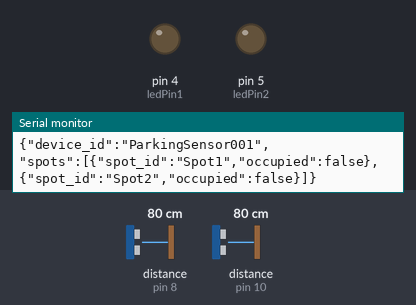
Bench run of a sketch on a simulated Arduino Uno, built with avr-gcc and run on an emulated ATmega328P. Parts: output pins drawn as LEDs (lit = HIGH), the last lines printed to the serial monitor. Wiring (inferred from the names in the program): 2 × ultrasonic range finder: trigger pin 7, echo pin 8 / trigger pin 9, echo pin 10. The test bench sets the inputs (shaded band); at power-on: distance to the obstacle (sensors on pin 8, pin 10) 80 cm. The echo pulse lasts 58.3 µs per cm; pins used as bus, display or sensor lines are not drawn.

Above: at 1.8 s.
1.9 s: distance to the obstacle (sensor on pin 8) set to 12 cm
3.4 s: distance to the obstacle (sensor on pin 8) set to 9 cm
At 4.6 s:
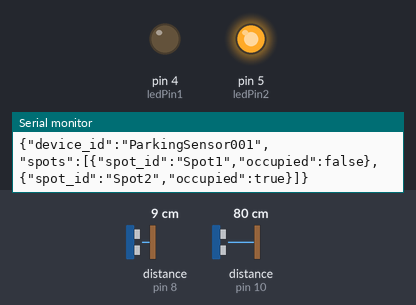
5.8 s: distance to the obstacle (sensor on pin 10) set to 12 cm
7.6 s: distance to the obstacle (sensor on pin 10) set to 9 cm
At 9.7 s:
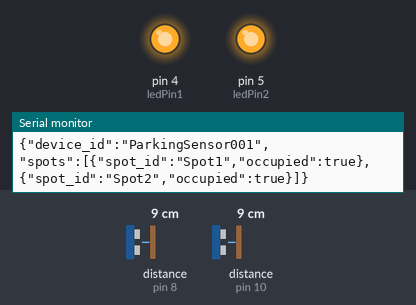
10.0 s: distance to the obstacle (sensor on pin 8) set to 18 cm
At 11.0 s:
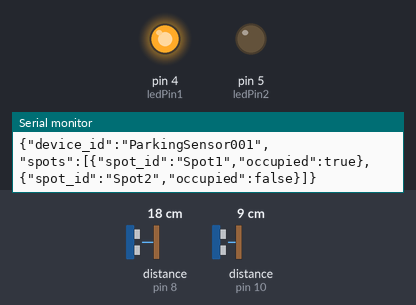
12.2 s: distance to the obstacle (sensor on pin 8) set to 2 cm
At 13.4 s:
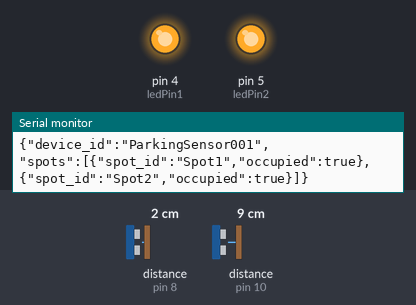
Timing chart, 0 to 15.2 s (numbered marks = the images above; inputs shaded):
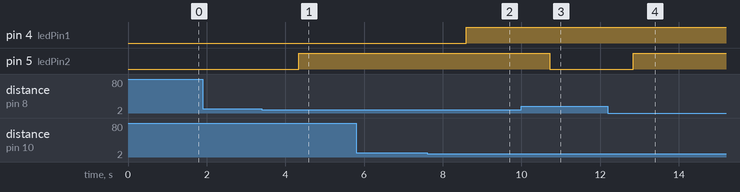

The sketch:

ParkingFinal.ino
```cpp
#include <ArduinoJson.h>

#define trigPin1 9
#define echoPin1 10
#define trigPin2 7
#define echoPin2 8
#define ledPin1 4
#define ledPin2 5

const float SOUND_SPEED = 0.034;
const int THRESHOLD_DISTANCE = 10;
const char* DEVICE_ID = "ParkingSensor001";
const char* SPOT_ID1 = "Spot1";
const char* SPOT_ID2 = "Spot2";

long duration1, duration2;
int distance1, distance2;

void setup() {
  Serial.begin(9600);
  pinMode(trigPin1, OUTPUT);
  pinMode(echoPin1, INPUT);
  pinMode(trigPin2, OUTPUT);
  pinMode(echoPin2, INPUT);
  pinMode(ledPin1, OUTPUT);
  pinMode(ledPin2, OUTPUT);
}

void loop() {
  // Sensor 1
  digitalWrite(trigPin1, LOW);
  delayMicroseconds(2);
  digitalWrite(trigPin1, HIGH);
  delayMicroseconds(10);
  digitalWrite(trigPin1, LOW);
  duration1 = pulseIn(echoPin1, HIGH);
  distance1 = duration1 * SOUND_SPEED / 2;
  bool objectDetected1 = (distance1 < THRESHOLD_DISTANCE);

  // Sensor 2
  digitalWrite(trigPin2, LOW);
  delayMicroseconds(2);
  digitalWrite(trigPin2, HIGH);
  delayMicroseconds(10);
  digitalWrite(trigPin2, LOW);
  duration2 = pulseIn(echoPin2, HIGH);
  distance2 = duration2 * SOUND_SPEED / 2;
  bool objectDetected2 = (distance2 < THRESHOLD_DISTANCE);

  // Create JSON document
  StaticJsonDocument<256> doc;
  doc["device_id"] = DEVICE_ID;
  JsonArray spots = doc.createNestedArray("spots");
  JsonObject spot1 = spots.createNestedObject();
  spot1["spot_id"] = SPOT_ID1;
  spot1["occupied"] = objectDetected1;
  JsonObject spot2 = spots.createNestedObject();
  spot2["spot_id"] = SPOT_ID2;
  spot2["occupied"] = objectDetected2;

  // Serialize JSON document to a string and send it via Serial
  String jsonData;
  serializeJson(doc, jsonData);
  Serial.println(jsonData);

  // Control LEDs based on object detection
  digitalWrite(ledPin1, objectDetected1 ? HIGH : LOW);
  digitalWrite(ledPin2, objectDetected2 ? HIGH : LOW);

  delay(1000);
}
```

Measured:
- the behaviour switches between 11 and 10 cm on distance to the obstacle (sensor on pin 8) (found by bisection; images 0 and 1)
- the behaviour switches between 11 and 10 cm on distance to the obstacle (sensor on pin 10) (found by bisection; images 1 and 2)
- after the input at 3.4 s, pin 5 (ledPin2): LOW → HIGH after 0.94 s
- after the input at 7.6 s, pin 4 (ledPin1): LOW → HIGH after 0.99 s
- after the input at 10.0 s, pin 5 (ledPin2): HIGH → LOW after 0.72 s
- after the input at 12.2 s, pin 5 (ledPin2): LOW → HIGH after 0.64 s
